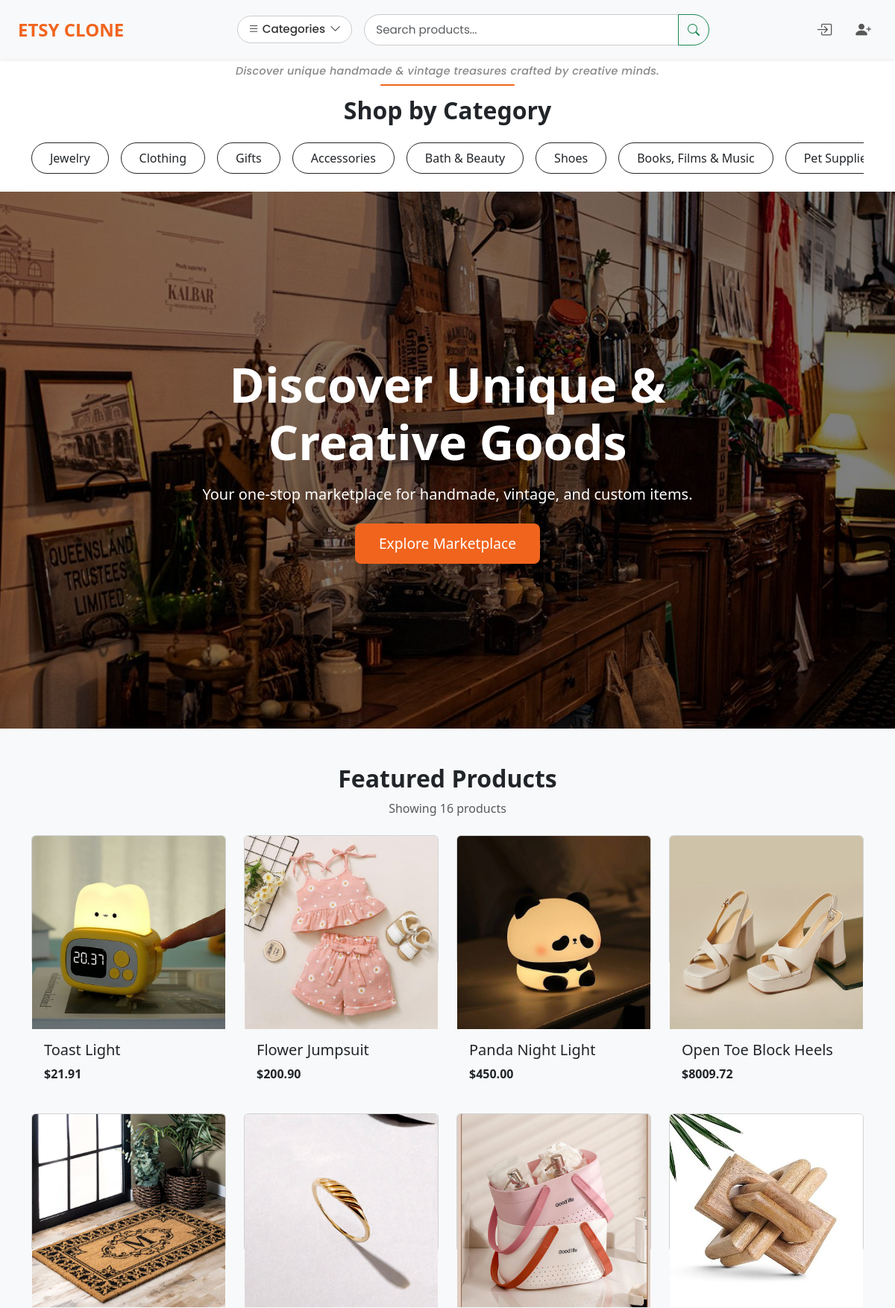
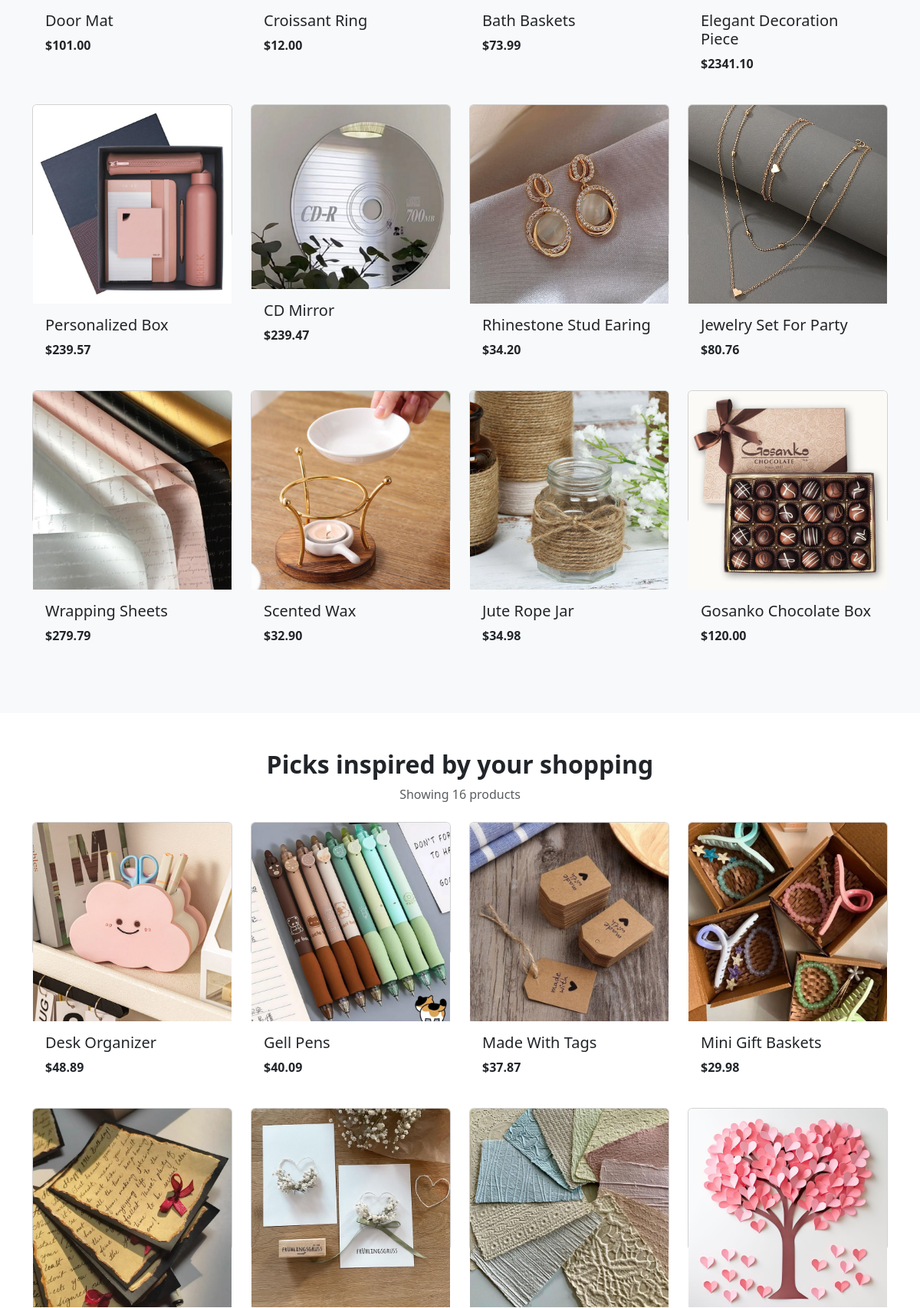
The page / (upper part) on the database its author committed (2 pictures, top to bottom).
### main/models.py (models this page shows, shortened)
class Category(models.Model):
    name = models.CharField(max_length=100, unique=True)
    slug = models.SlugField(unique=True)

class Product(models.Model):
    shop = models.ForeignKey(Shop, on_delete=models.CASCADE)
    name = models.CharField(max_length=255)
    description = models.TextField()
    price = models.DecimalField(max_digits=10, decimal_places=2)
    stock = models.PositiveIntegerField()
    image = models.ImageField(upload_to='product_images/', blank=True, null=True)
    created_at = models.DateTimeField(auto_now_add=True)
    category = models.ForeignKey(Category, on_delete=models.SET_NULL, null=True, blank=True)
    on_sale = models.BooleanField(default=False)

### main/views.py (the view)
# urls.py: path('', landing_view, name='landing'),
def landing_view(request):
    if request.user.is_authenticated and request.user.is_seller:
        return redirect('seller_dashboard')
    user_shop = None
    if request.user.is_authenticated:
        user_shop = Shop.objects.filter(owner=request.user).first()
    if user_shop:
        products = Product.objects.exclude(shop=user_shop)
    else:
        products = Product.objects.all()
    popular_products = products.annotate(order_count=Count('order_items')).order_by('-order_count')[:16]
    inspired_products = products.order_by('-created_at')[:16]
    product_list = list(products)
    random_products = random.sample(product_list, min(len(product_list), 16))
    return render(request, 'landing.html', {
        'random_products': random_products,
        'inspired_products': inspired_products,  # ✅ valid context key
        'popular_products': popular_products,
    })

### main/forms.py
class LoginForm(AuthenticationForm):
    username = forms.CharField(widget=forms.TextInput(attrs={'class': 'form-control'}))
    password = forms.CharField(widget=forms.PasswordInput(attrs={'class': 'form-control'}))

class RegisterForm(UserCreationForm):
    class Meta:
        model = User
        fields = ['username', 'email', 'password1', 'password2', 'is_seller', 'is_buyer']
        widgets = {
            'username': forms.TextInput(attrs={'class': 'form-control'}),
            'email': forms.EmailInput(attrs={'class': 'form-control'}),
            'password1': forms.PasswordInput(attrs={'class': 'form-control'}),
            'password2': forms.PasswordInput(attrs={'class': 'form-control'}),
            'is_seller': forms.CheckboxInput(attrs={'class': 'form-check-input'}),
            'is_buyer': forms.CheckboxInput(attrs={'class': 'form-check-input'}),
        }

### main/context_processors.py (called while the page is built)
def cart_and_wishlist_counts(request):
    if request.user.is_authenticated and request.user.is_buyer:
        cart_count = CartItem.objects.filter(user=request.user).count()
        wishlist_count = WishlistItem.objects.filter(user=request.user).count()
    else:
        cart_count = 0
        wishlist_count = 0
    return {
        'cart_count': cart_count,
        'wishlist_count': wishlist_count,
    }

def categories_context(request):
    return {
        'categories': Category.objects.all()
    }

def auth_forms(request):
    return {
        'login_form': LoginForm(),
        'register_form': RegisterForm()
    }

### main/templates/landing.html (shortened to what this page needs)
{% extends 'base.html' %}
{% block content %}
<section class="py-4">
  <div class="container">
    <h2 class="mb-4 text-center fw-bold">Shop by Category</h2>
    <div class="overflow-hidden">
      <div class="scrolling-wrapper gap-3">
        {% for i in "12"|make_list %}
          {% for category in categories %}
            <a href="{% url 'category_products' category.slug %}"
               class="btn btn-outline-dark flex-shrink-0 px-4 py-2 text-nowrap">
              {{ category.name }}
            </a>
          {% endfor %}
        {% endfor %}
      </div>
    </div>
  </div>
</section>
<section class="hero-section text-white text-center d-flex align-items-center justify-content-center">
  <div class="overlay"></div>
  <div class="content position-relative z-1">
    <h1 class="display-3 fw-bold mb-3">Discover Unique & Creative Goods</h1>
    <p class="lead mb-4">Your one-stop marketplace for handmade, vintage, and custom items.</p>
    <a href="{% url 'landing' %}" class="btn btn-lg btn-etsy">Explore Marketplace</a>
  </div>
</section>
<section class="py-5 bg-light">
  <div class="container">
    <h2 class="text-center mb-2 fw-bold">Featured Products</h2>
    <p class="text-center text-muted mb-4">Showing {{ random_products|length }} products</p>
    <div class="row">
      {% for product in random_products %}
        <div class="col-md-3 mb-4">
          <div class="card h-50">
            {% if product.image %}
              <a href="{% url 'product_detail' product.id %}">
                <img src="{{ product.image.url }}" class="card-img-top" alt="{{ product.name }}">
              </a>
            {% endif %}
            <div class="card-body">
              <h5 class="card-title">
                <a href="{% url 'product_detail' product.id %}" class="text-decoration-none text-dark">
                  {{ product.name }}
                </a>
              </h5>
              <p class="fw-bold mb-0">${{ product.price }}</p>
            </div>
          </div>
        </div>
      {% endfor %}
    </div>
  </div>
</section>
<section class="py-5">
  <div class="container">
    <h2 class="text-center mb-2 fw-bold">Picks inspired by your shopping</h2>
    <p class="text-center text-muted mb-4">Showing {{ random_products|length }} products</p>
    <div class="row">
      {% if inspired_products %}
        {% for product in inspired_products %}
          <div class="col-md-3 mb-4">
            <div class="card h-50">
              {% if product.image %}
                <a href="{% url 'product_detail' product.id %}">
                  <img src="{{ product.image.url }}" class="card-img-top" alt="{{ product.name }}">
                </a>
              {% endif %}
              <div class="card-body">
                <h5 class="card-title">
                  <a href="{% url 'product_detail' product.id %}" class="text-decoration-none text-dark">
                    {{ product.name }}
                  </a>
                </h5>
                <p class="fw-bold mb-0">${{ product.price }}</p>
              </div>
            </div>
          </div>
        {% endfor %}
      {% else %}
        <p class="text-center">No new products available.</p>
      {% endif %}
    </div>
  </div>
</section>
{% endblock %}

### main/static/css/styles.css (style rules this page uses)
body { font-family: 'Segoe UI', Tahoma, Geneva, Verdana, sans-serif; background-color: #fff; margin: 0; padding: 0; }
.hero-section { height: 90vh; background: url('/static/images/etsyetsy.jpg') center/cover no-repeat; position: relative; }
.hero-section .overlay { position: absolute; inset: 0; background-color: rgba(0, 0, 0, 0.5); }
.hero-section .content { z-index: 10; max-width: 800px; padding: 2rem; }
.btn-etsy { background-color: #f1641e; color: white; border: none; padding: 0.8rem 2rem; font-size: 1.2rem; border-radius: 0.5rem; transition: background-color 0.3s ease; }
.scrolling-wrapper { -webkit-overflow-scrolling: touch; scrollbar-width: none; }
.scrolling-wrapper a.btn { border-radius: 25px; white-space: nowrap; transition: background 0.2s ease; }

### main/templates/landing.html (style rules this page uses)
.scrolling-wrapper { display: flex; animation: scroll-left 40s linear infinite; }

### rows shown on the page
Category: name "Jewelry"
Category: name "Clothing"
Category: name "Gifts"
Category: name "Accessories"
Category: name "Bath & Beauty"
Category: name "Shoes"
Category: name "Books, Films & Music"
Category: name "Pet…"
Product: image (picture), name "Toast Light", price "21.91"
Product: image (picture), name "Flower Jumpsuit", price "200.90"
Product: image (picture), name "Panda Night Light", price "450.00"
Product: image (picture), name "Open Toe Block Heels", price "8009.72"
Product: image (picture), name "Door Mat", price "101.00"
Product: image (picture), name "Croissant Ring", price "12.00"
Product: image (picture), name "Bath Baskets", price "73.99"
Product: image (picture), name "Elegant Decoration Piece", price "2341.10"
Product: image (picture), name "Personalized Box", price "239.57"
Product: image (picture), name "CD Mirror", price "239.47"
Product: image (picture), name "Rhinestone Stud Earing", price "34.20"
Product: image (picture), name "Jewelry Set For Party", price "80.76"
Product: image (picture), name "Wrapping Sheets", price "279.79"
Product: image (picture), name "Scented Wax", price "32.90"
Product: image (picture), name "Jute Rope Jar", price "34.98"
Product: image (picture), name "Gosanko Chocolate Box", price "120.00"
Product: image (picture), name "Desk Organizer", price "48.89"
Product: image (picture), name "Gell Pens", price "40.09"
Product: image (picture), name "Made With Tags", price "37.87"
Product: image (picture), name "Mini Gift Baskets", price "29.98"
Product: image (picture)
Product: image (picture)
Product: image (picture)
Product: image (picture)

### other values the page prints
{{ random_products|length }} "16"
